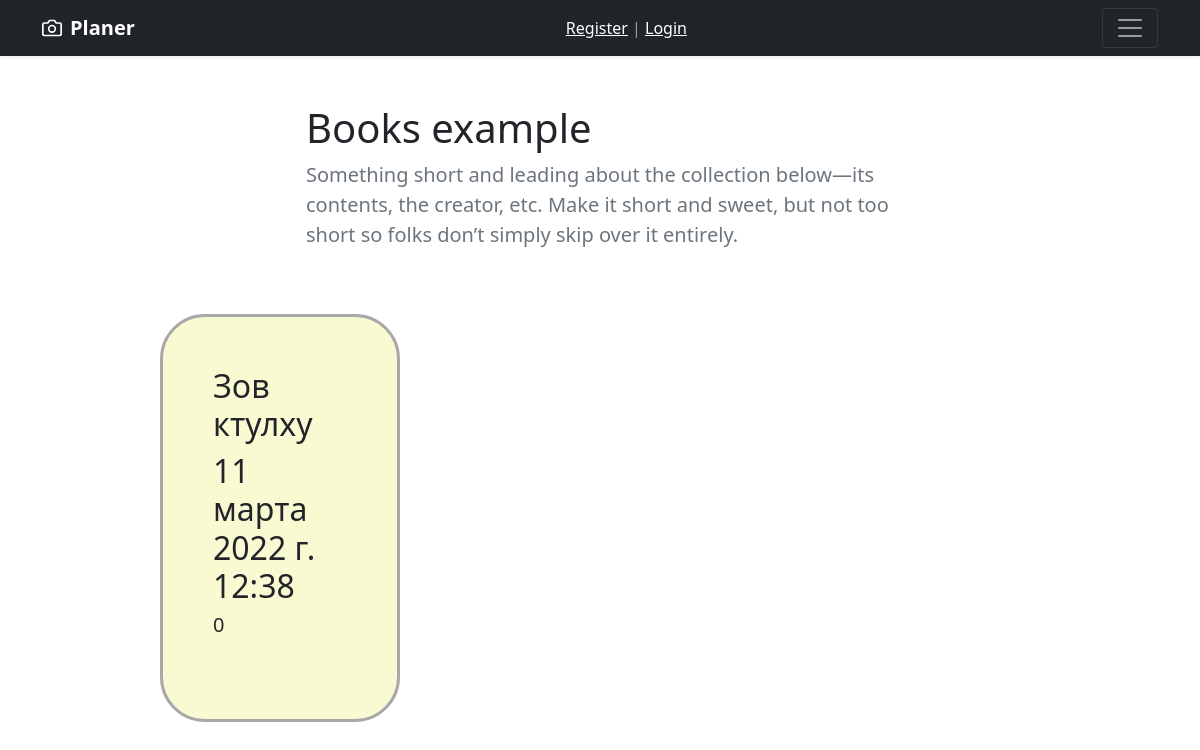
The page /book_shop/books on the database as committed earlier.
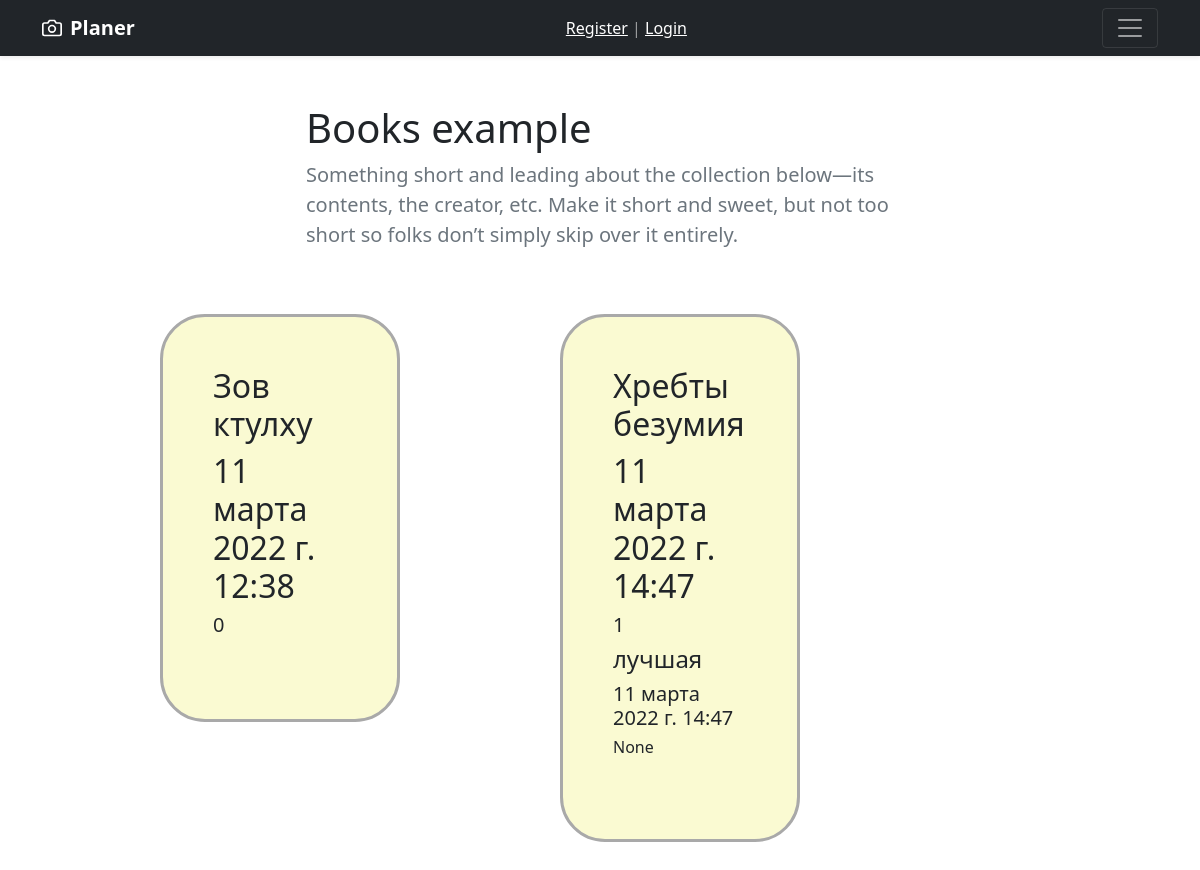
The same page on the database as committed later.
### book_shop/models.py (models this page shows, shortened)
class Book(models.Model):
    class Meta:
        verbose_name = 'Book in book shop'
        verbose_name_plural = 'Books in book shop'
    title = models.CharField(max_length=50,
                             verbose_name='Name',
                             help_text="this is name of book"
                             )
    date = models.DateTimeField(auto_now_add=True, null=True)
    authors = models.ManyToManyField(User, related_name='books')

class Comment(models.Model):
    text = models.TextField('comment')
    date = models.DateTimeField(auto_now_add=True)
    book = models.ForeignKey(Book, on_delete=models.CASCADE, related_name='comments')
    author = models.ForeignKey(User, on_delete=models.CASCADE, null=True, blank=True)

### book_shop/views.py (the view)
# urls.py: path('books', MyPage.as_view(), name='book_page')
class MyPage(View):
    def get(self, request):
        context = {'books': Book.objects.all()}
        return render(request, 'book_shop/books.html', context)

### book_shop/templates/book_shop/books.html (shortened to what this page needs)
<!DOCTYPE html>
<html lang="ru">
<head>
	<link rel="stylesheet" href="static/style.css">
	<link href="https://cdn.jsdelivr.net/npm/bootstrap@5.1.3/dist/css/bootstrap.min.css" rel="stylesheet">
    <header>
  <div class="navbar navbar-dark bg-dark shadow-sm">
    <div class="container">
      <a href="/" class="navbar-brand d-flex align-items-center">
        <strong>Planer</strong>
      </a>
      <span class="navbar-text">
      	<a href="{% url 'register' %}">Register</a> | <a href="{% url 'login' %}">Login</a>
      </span>
      <button class="navbar-toggler" type="button" data-bs-toggle="collapse" data-bs-target="#navbarHeader" aria-controls="navbarHeader" aria-expanded="false" aria-label="Toggle navigation">
        <span class="navbar-toggler-icon"></span>
      </button>
    </div>
  </div>
</header>
</head>
<body >
  <div class="row py-lg-5">
      <div class="col-lg-6 col-md-8 mx-auto">
        <h1 class="fw-light">Books example</h1>
        <p class="lead text-muted">Something short and leading about the collection below—its contents, the creator, etc. Make it short and sweet, but not too short so folks don’t simply skip over it entirely.</p>
      </div>
    </div>
  {% for el in books %}
	<div class="shape">
        <h2>{{ el.title }}</h2>
        <h2>{{ el.date }}</h2>
        <h5>{{ el.comments.count }}</h5>
        {% for comment in el.comments.all %}
            <h4>{{ comment.text }}</h4>
            <h5>{{ comment.date }}</h5>
            <h6>{{ comment.author }}</h6>
        {% endfor %}
        <br>
  </div>
{% endfor %}
</body>
</html>

### book_shop/static/style.css (style rules this page uses)
.shape { margin: auto; margin-left: 160px; margin-bottom: 50px ; width: 20%; border: 3px solid darkgrey; padding: 50px; border-radius: 45px; float: left; background: #FAFAD2; }

Rows that differ between the two databases and show on the page:
added Book: title "Хребты безумия", date "11 марта 2022 г. 14:47", comments.count "1"
added Comment: text "лучшая", date "11 марта 2022 г. 14:47", author "None"
